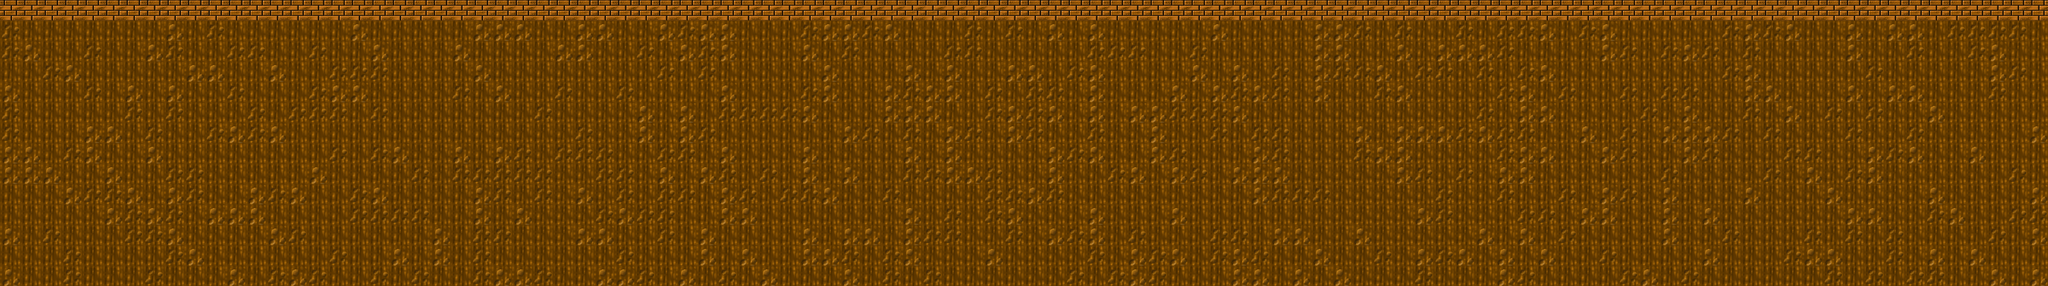

Tiled map render using the project's own tile images. Description and the map definition, with tile-layer contents summarised, below:
An orthogonal 100x14 tile map with 32x32 px tiles, 1 tile layer (Kachelebene 1).

<map version="1.0" orientation="orthogonal" renderorder="left-down" width="100" height="14" tilewidth="32" tileheight="32" nextobjectid="1">
 <tileset firstgid="1" name="epyx_JDanger_tiles" tilewidth="32" tileheight="32" tilecount="400" columns="25">
  <image source="epyx_JDanger_tiles.png" trans="000000" width="800" height="512" />
  <terraintypes>
   <terrain name="Boden" tile="142" />
  </terraintypes>
  <tile id="142" terrain="0,0,0,0" probability="0.6" />
  <tile id="176" terrain="0,0,0,0" probability="0.2" />
  <tile id="177" terrain="0,0,0,0" probability="0.2" />
 </tileset>
 <layer name="Kachelebene 1" width="100" height="14">
  <data>[1400 cells, 1400 non-empty, 4 distinct tile ids]</data>
 </layer>
</map>